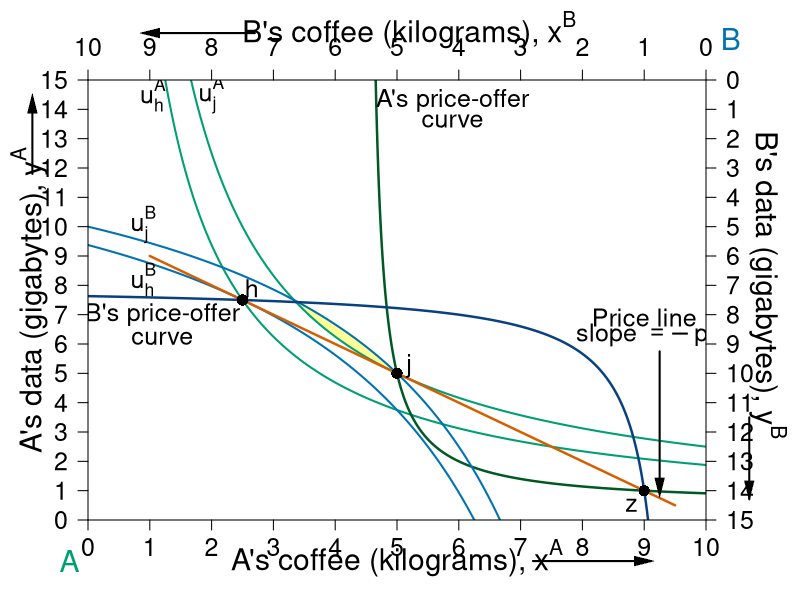

The R source for this figure:
#' Graph Designer: Simon Halliday, Scott Cohn
#' Authors: Bowles and Halliday
#' Title: Coordination, Conflict and Competition: A Text in Microeconomics

library("shape")

pdf(file = "what_can_markets_do/property_walras_baseline_pec.pdf", width = 9, height = 7)

# Set parameters for graphics
axislabelsize <- 1.8
labelsize <- 1.5
namesize <- 1.8
annotatesize <- 1.5
graphlinewidth <- 2
segmentlinewidth <- 1.5

COL <- c("#7fc97f", "#beaed4", "#fdc086", "#ffff99", "#386cb0", "#f0027f", "#bf5b17", "#666666")
COLA <- c("#e0f3db", "#99d8c9","#66c2a4","#41ae76", "#238b45", "#005824")
COLB <- c("#c6dbef", "#4eb3d3", "#2b8cbe", "#0868ac","#084081")
COLC <- c("#fcfbfd", "#efedf5", "#dadaeb", "#bcbddc", "#9e9ac8", "#807dba", "#6a51a3", "#54278f", "#3f007d")
grays <- gray.colors(25, start = 1, end = 0, alpha = 1)
CBCols <- c("#009E73","#0072B2","#E69F00","#CC79A7", "#F0E442","#D55E00")


uA <- function(xA, yA, alpha = 0.5){
  ((xA)^alpha)*((yA)^(1 - alpha))
}

uB <- function(xA, yA, alpha = 0.5){
  ((10-xA)^alpha)*((15-yA)^(1 - alpha))
}

indiffcurveA1 <- function(x, U = 4, A = 1, a = 0.5) {
  ((((U-2)/A)*(1/x)^a)^(1/(1-a)))
}

indiffcurveA2 <- function(x, U = 4, A = 1, a = 0.5) {
  (((U/A)*(1/x)^a)^(1/(1-a)))
}

indiffcurveA3 <- function(x, U = 5.715476, A = 1, a = 0.5) {
  (((U/A)*(1/x)^a)^(1/(1 - a)))
}

indiffcurveA4 <- function(x, U = 6.984164, A = 1, a = 0.5) {
  ((((U)/A)*(1/x)^a)^(1/(1 - a)))
}

paretoEC <- function(x) {
  (3/2)*x
}

OfferCurveA <- function(x) {
  # x/(x  - 4)
  x / (2*x - 9)
}

PriceLine <- function(x, intercept = 10, slope = 1) {
  intercept - slope*x 
}

mrsplot <- function(x) {
  (13/2)*(x/(9 - x)^2)
  
}

OfferCurveB <- function(x) {
  #15 - (14/2)*(10 - x)/(9 - x)
  (145 - 16*x) / (19 - 2*x)
}

WalrasPrice <- function(x) {
  14 - (3/2)*x
}

#Deriving the offer curves: let py = 1
#wA = 8px + 2py = 8px + 2; Demand: x = w/2px => x = 4 + 1/px => px = 1/(x - 4)
#Offer curve is y = px*x => (1/(x-4))*x = x/(x-4) defined for x neq 4
#wA = 2px + 13py = 2px + 13; Demand: x = w/2px => x = 1 + 13/2px => px = 13/2(x - 1)
#B's Offer curve is y = px*x => (13/2)(1/(x-1))*x = (13/2)(x/(x-1)
#Therefore in terms of yA and xA:
#15 - y = (13/2)*(10 - x)/(10 - x - 1)
#Therefore y = 15 - (13/2)*(10-x)/(9 - x) defined for x neq 9
#The tangency of the indifference curve and the offer curve gives mrsplot
#Where mrsplot equals that offer curve, we get x = (3/17)*(51 - sqrt(221)) = 6.376576; 
#So y = 6.022321; therefore u = (6.376576^0.5)*(6.022321^0.5)

indiffcurveBneg1 <- function(x, U = 5.09, A = 1, a = 0.5) {
  15 - (((U/A)*(1/(10 - x))^a)^(1/(1-a)))
}

indiffcurveBneg2 <- function(x, U = 6.531973, A = 1, a = 0.5) {
  15 - (((U/A)*(1/(10 - x))^a)^(1/(1-a)))
}

#Aisha happens to have found 8 apples and 2 oranges, 
#and Betty happens to have found 2 apples and 13 oranges. 
#Aisha's utility (8^0.5)*(2^0.5) = 4
#Betty's utility (2^0.5)*(13^0.5) = 5.09



par(mar =  c(4, 4.4, 4, 4.7))
xlims <- c(0, 10)
ylims <- c(0, 15)
xlims2 <- c(10, 0)
ylims2 <- c(15, 0)

plot(0, 0, xlim = xlims, ylim = ylims, type = "n",
     xlab = "",
     ylab = "", 
     xaxt = "n", 
     yaxt = "n", 
     cex.lab = axislabelsize, 
     bty = "n",
     xaxs = "i", 
     yaxs = "i")

text(0.5*xlims[2], -1.3, expression(paste("A's coffee (kilograms), ", x^A)), xpd = TRUE, cex = axislabelsize) 
text(-0.95, 0.5*ylims[2], expression(paste("A's data (gigabytes), ", y^A)), xpd = TRUE, cex = axislabelsize, srt = 90) 



npts <- 500 
npts2 <- 501

#I need something like xx1 with npts for 
xpoly1 <- seq(from = 3.2, to = 5, length.out = 501)
ypoly1 <- indiffcurveA2(xpoly1, U = uA(5, 5))
ypoly2 <- indiffcurveBneg1(xpoly1, U = uB(5, 5))
polygon(x = c(xpoly1, rev(xpoly1)), y = c(ypoly1, rev(ypoly2)), col=COL[4], density=NULL, border = NA)


#Specify the sequences of points for graphing. 
xx1 <- seq(xlims[1], xlims[2], length.out = npts)
yy1 <- indiffcurveA2(xx1, U = 4, A = 1, a = 0.5)
yy2 <- indiffcurveA2(xx1)

#I need something like xx1 with npts for 
xx2 <- seq(4.5, xlims[2], length.out = npts)
xx3 <- seq(xlims[1], 9.1, length.out = npts)
xx4 <- seq(1, 9.5, length.out = npts)

#Draw the lines for the graphs

lines(xx1, indiffcurveA2(xx1, U = uA(5, 5)), col = CBCols[1], lwd = graphlinewidth)
lines(xx1, indiffcurveA2(xx1, U = uA(2.5, 7.5)), col = CBCols[1], lwd = graphlinewidth)
# 
lines(xx2, OfferCurveA(xx2), col = COLA[6], lwd = graphlinewidth + 0.4)
# 
# 
lines(xx1, indiffcurveBneg1(xx1, U = uB(2.5, 7.5)), col = CBCols[2], lwd = graphlinewidth)
lines(xx1, indiffcurveBneg1(xx1, U = uB(5, 5)), col = CBCols[2], lwd = graphlinewidth)
# 
# 
lines(xx4, PriceLine(xx4, intercept = 10, slope = 1), col = CBCols[6], lwd = graphlinewidth + 0.4)
# 
lines(xx3, OfferCurveB(xx3), col = COLB[5], lwd = graphlinewidth + 0.4)

#lines(xx1, paretoEC(xx1), col = COL[2], lwd = graphlinewidth)

#Customize ticks and labels for the plot
ticksy <- seq(from = 0, to = 15, by = 1)
ylabels <- seq(from = 0, to = 15, by = 1)
ticksx <- seq(from = 0, to = 10, by = 1)
xlabels <- seq(from = 0, to = 10, by = 1)
axis(1, at = ticksx, pos = 0, labels = xlabels, cex.axis = labelsize)
axis(2, at = ticksy, pos = 0, labels = ylabels, las = 1, gap.axis = -1, cex.axis = labelsize)

#Add arrows:
Arrows(-0.9, 11.8, -0.9, 14.2, col = "black", lty = 1, lwd = 2, arr.type = "triangle", arr.lwd = 0.5, xpd = TRUE)
Arrows(7.2, -1.4, 9, -1.4, col = "black", lty = 1, lwd = 2, arr.type = "triangle", arr.lwd = 0.5, xpd = TRUE)

# arrows(-0.9, 10.5, -0.9, 14, xpd = TRUE, length = 0.1, angle = 40, lwd = 3)
# arrows(6.6, -1.4, 9, -1.4, xpd = TRUE, length = 0.1, angle = 40, lwd = 3)


# #Annotation of the three graphs and the NE
text(1.05, 14.5, expression(u[h]^A), cex = labelsize)
text(2, 14.5, expression(u[j]^A), cex = labelsize)

points(2.5, 7.5, pch = 16, col = "black", cex = 1.5)
text(2.65, 7.9, expression(h), cex = labelsize)

points(5, 5, pch = 16, col = "black", cex = 1.5)
text(5.2, 5.25, expression(j), cex = labelsize)

text(9, 6.9, expression("Price line"), cex = labelsize)
text(9, 6.25, expression(paste("slope ", phantom() == -p[j])), cex = labelsize)
Arrows(9.25, 5.75, 9.25, 1.1, col = "black", lty = 1, lwd = 2, arr.type = "triangle", arr.lwd = 0.5)

#Arrows(1, 6.3, 1, 7.2, col = "black", lty = 1, lwd = 2, arr.type = "triangle", arr.lwd = 0.5)
text(1.2, 7, expression("B's price-offer"), cex = annotatesize)
text(1.2, 6.2, expression("curve"), cex = annotatesize)

text(5.9, 14.3, expression("A's price-offer"), cex = annotatesize)
text(5.9, 13.6, expression("curve"), cex = annotatesize)

# text(8.5, 10.4, expression("Pareto-efficient"), cex = annotatesize)
# text(8.5, 9.7, expression("curve"), cex = annotatesize)

text(-0.3, -1.4, expression("A"), xpd = TRUE, cex = namesize, col = CBCols[1])
text(10.4, 16.4, expression("B"), xpd = TRUE, cex = namesize, col = CBCols[2])


#Set up second axes and labels
par(new = TRUE)

#Use the same x and ylims as previously, but with locations switched
xlims2 <- c(10, 0)
ylims2 <- c(15, 0)

#Leave the ylab and xlab blank to ensure no axes titles
plot(0, 0, xlim = xlims2, ylim = ylims2, type = "n",
     xlab = expression(paste("")),
     ylab = expression(paste("")),
     xaxt = "n", 
     yaxt = "n", 
     cex.lab = 1.3, 
     bty = "n",
     xaxs = "i", 
     yaxs = "i")

#Set up axes at sides 3 and 4 (top and right)
axis(side = 3, at = ticksx, pos = 0, labels = xlabels, cex.axis = labelsize)
axis(side = 4, at = ticksy, pos = 0, labels = ylabels, las = 1, gap.axis = -1,  cex.axis = labelsize)
text(4.8, -1.7, expression(paste("B's coffee (kilograms), ", x^B)), xpd = TRUE, cex = axislabelsize) 
text(-1, 7, expression(paste("B's data (gigabytes), ", y^B)), xpd = TRUE, cex = axislabelsize, srt = 270) 

#Add arrows:
Arrows(-0.7, 11.5, -0.7, 14, col = "black", lty = 1, lwd = 2, arr.type = "triangle", arr.lwd = 0.5, xpd = TRUE)
Arrows(7.3, -1.6, 9, -1.6, col = "black", lty = 1, lwd = 2, arr.type = "triangle", arr.lwd = 0.5, xpd = TRUE)

# arrows(-0.7, 10, -0.7, 14, xpd = TRUE, length = 0.1, angle = 40, lwd = 3)
# arrows(6.6, -1.6, 9, -1.6, xpd = TRUE, length = 0.1, angle = 40, lwd = 3)


#Functions for B's indifference curves
indiffcurveB1 <- function(x, U = 5.09, A = 1, a = 0.5) {
  ((((U-2)/A)*(1/x)^a)^(1/(1-a)))
}

indiffcurveB2 <- function(x, U = 5.09, A = 1, a = 0.5) {
  (((U/A)*(1/x)^a)^(1/(1-a)))
}

indiffcurveB3 <- function(x, U = 5.703502, A = 1, a = 0.5) {
  ((((U)/A)*(1/x)^a)^(1/(1-a)))
}

indiffcurveB4 <- function(x, U = 8.244574, A = 1, a = 0.5) {
  ((((U)/A)*(1/x)^a)^(1/(1-a)))
}



#Label B's indifference curves
text(9.1, 4.925, expression(u[j]^B), cex = labelsize)
text(9.1, 6.8, expression(u[h]^B), cex = labelsize)


#Add a point for the initial endowment
points(1, 14, pch = 16, col = "black", cex = 1.5)
text(1.2, 14.5, expression(z), cex = labelsize)




#Label a point on the middle of the curve
#points(5, 7.5, pch = 16, col = "black", cex = 1.5)
#text(5, 7, expression(i))

#(5^0.5)*(7.5^0.5) = 6.123724

#Add point for comparison to participation constraint
#points(6.2, 1.55, pch = 16, col = "black", cex = 1.5)
#text(6.1, 1.2, expression(d))


#Calculate TIOLI power allocation for B
#mrs(x,y) => pareto efficient curve is (3/2)x = y
#A's initital utility is 4 = u(8,2) = (8^0.5)*(2^0.5)
#Therefore substitute in the contract curve u_e^A = 4 = (x^A)^(0.5)(3/2*x^A)^0.5
# => x^A = 4/((3/2)^0.5) = 3.27 => x^B = 6.73
# => y^A = 3/2(x^A) = 4.9 => y^B = 10.1

#Add point g for B's TIOLI power
# points(6.73, 10.1, pch = 16, col = "black", cex = 1.5)
# text(6.73, 10.6, expression(g))

#Calculate TIOLI power allocation for A
#mrs(x,y) => pareto efficient curve is (3/2)x = y
#A's initital utility is 4 = u(8,2) = (8^0.5)*(2^0.5)
#Therefore substitute in the contract curve u_e^A = 4 = (x^A)^(0.5)(3/2*x^A)^0.5
# => x^B = 5.09/((3/2)^0.5) = 4.16 => x^A = 5.84
# => y^B = 3/2(x^B) = 6.23 => y^A = 8.77 
#=> u^A = (5.84^0.5)*(8.77^0.5) = 7.156591
#Add point f for A's TIOLI power
# points(4.16, 6.23, pch = 16, col = "black", cex = 1.5)
# text(4.16, 5.8, expression(f))



dev.off()
